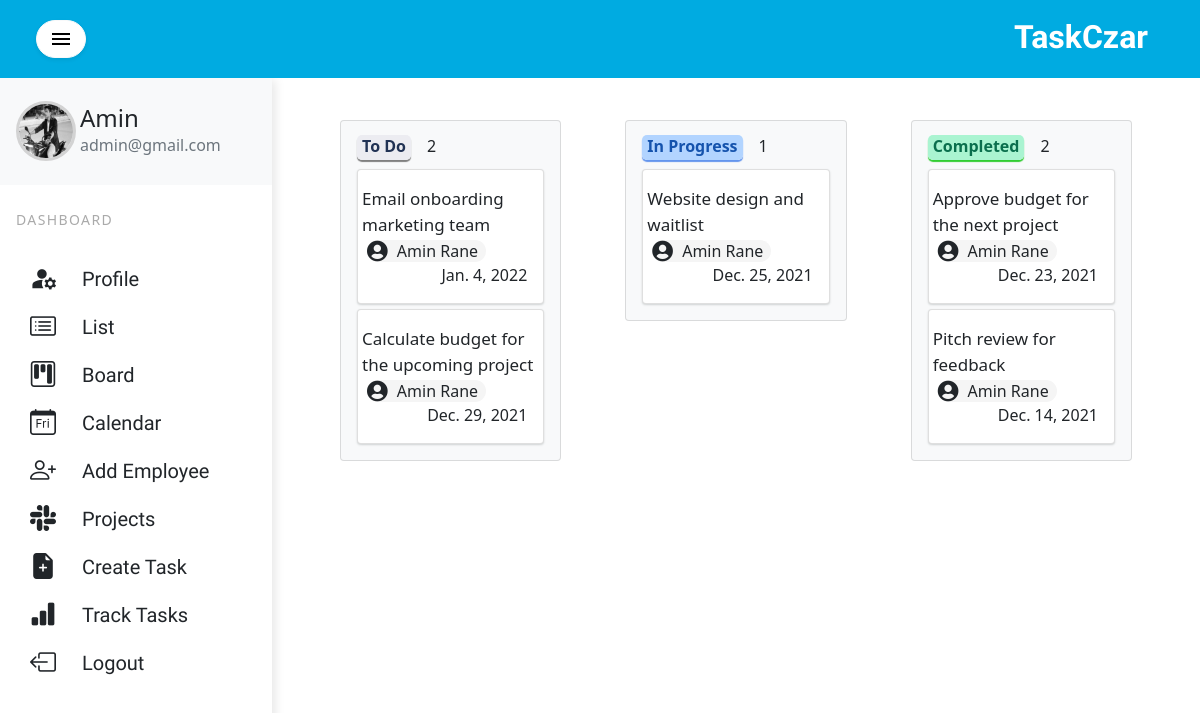
The app's page /board/ (signed in) with its own data.
### employee/models.py (models this page shows, shortened)
class Employee(AbstractUser):
    username = models.CharField(unique=True, max_length=30, blank=True, null=True)
    first_name = models.CharField(max_length=15, blank=True, null=True)
    last_name = models.CharField(max_length=15, blank=True, null=True)
    def full_name(self):
        return f'{self.first_name} {self.last_name}'
    ROLE = [
        ('Admin', 'Admin'),
        ('Project Manager', 'Project Manager'),
        ('Employee', 'Employee')
    ]
    role = models.CharField(max_length=30, choices=ROLE, null=True, blank=True)
    email = models.EmailField(blank=True, null=True)
    created_at = models.DateTimeField(auto_now_add=True)
    Gender = [
        ('Male', 'Male'),
        ('Female', 'Female'),
        ('Other', 'Other')
    ]
    gender = models.CharField(max_length=30, choices=Gender, null=True, blank=True)
    USERNAME_FIELD = 'username'
    REQUIRED_FIELDS = ["first_name", "last_name", "role"]
    def is_admin(self):
        return True if (self.role == "Admin") else False

class EmployeeProfile(models.Model):
    user = models.OneToOneField(Employee, on_delete=models.CASCADE)
    profile_picture = models.ImageField(default='user-profile-default.png', upload_to='profile_pictures')

class Task(models.Model):
    user = models.ForeignKey(Employee, null=True, on_delete=models.SET_NULL)
    assignee = models.ForeignKey(Employee, null=True, blank=True, on_delete=models.SET_NULL, related_name='assignee')
    title = models.CharField(max_length=300, null=True, blank=True)
    description = models.TextField(null=True, blank=True)
    time_created = models.DateTimeField(auto_now=True)
    due_date = models.DateField(null=True, validators=[validate_due_date])
    STATUS = [
        ('Done', 'Done'),
        ('In Progress', 'In Progress'),
        ('To Do', 'To Do')
    ]
    PRIORITY = [
        ('Critical', 'Critical'),
        ('Highest', 'Highest'),
        ('Medium', 'Medium'),
        ('Low', 'Low'),
        ('Lowest', 'Lowest'),
    ]
    priority = models.CharField(max_length=200, choices=PRIORITY, null=True, blank=True)
    status = models.CharField(max_length=200, choices=STATUS, null=True, blank=True, default='Pending')
    time_completed = models.DateTimeField(auto_now_add=True, null=True, blank=True)

### employee/views.py (the view)
# urls.py: path('board/', views.board_page, name="board"),
@login_required(login_url='login')
def board_page(request):
    pending = request.user.task_set.filter(status='To Do')
    total_pending = pending.count
    in_progress = request.user.task_set.filter(status='In Progress')
    total_progress = in_progress.count
    completed = request.user.task_set.filter(status='Done')
    total_completed = completed.count
    context = {
        'pending': pending,
        'total_pending': total_pending,
        'completed': completed,
        'total_completed': total_completed,
        'in_progress': in_progress,
        'total_progress': total_progress,
    }
    return render(request, 'employee/boards.html', context)

### employee/templates/employee/boards.html
{% extends 'employee/index.html'%}
{% load static %}
{% block content %}
<div class="row">
	<div class="col-lg-4" style="padding:2em;padding-top:0em">
		<div class="card card-body" style="background-color: #f8f9fa">
		<h6><span style="border-radius: 5px;background-color:#ececf1;color:#213254;padding:0px 5px 3px;font-weight:bold;
margin-right: 1em;box-shadow:0px 2px 1px grey">
			To Do</span>{{total_pending}}</h6>
			{% for task in pending %}
				<div class="card card-body board-content" onclick="location.href='{% url 'task-details' task.id %}'" style="margin-top:5px">
					<div class="row title" style="font-size:17px;font-weight:500">
						{{task.title}}
					</div>
					<div class="row" style="display:block">
						{%if task.assignee%}
						<div class="col-sm-auto" style="display:block;float:left;padding-left: 5px">
							<span>
								<span style="background-color:#f5f5f5;padding-right: 8px;border-radius:50px;">
								<i class="fas fa-user-circle fa-lg" style="margin-right:5px"></i>
								{{task.assignee.full_name}}
								</span>
							</span>
						</div>
						{% endif %}
						<div class="col-sm-auto" style="float:right">
						{{task.due_date}}
						</div>
					</div>
					</div>
			{% endfor %}
		</div>
	</div>
	<div class="col-lg-4" style="padding:2em;padding-top:0em">
		<div class="card card-body" style="background-color: #f8f9fa">
		<h6><span style="border-radius: 5px;background-color:#b2d4ff;color:#1553ad;padding:0px 5px 3px;font-weight:bold;
margin-right: 1em;box-shadow:0px 2px 1px cornflowerblue">
			In Progress</span>{{total_progress}}</h6>
			{% for task in in_progress %}
				<div class="card card-body board-content" onclick="location.href='{% url 'task-details' task.id %}'" style="margin-top:5px">
					<div class="row title" style="font-size:17px;font-weight:500">
						{{task.title}}
					</div>
					<div class="row" style="display:block">
						{%if task.assignee%}
						<div class="col-sm-auto" style="display:block;float:left;padding-left: 5px">
							<span>
								<span style="background-color:#f5f5f5;padding-right: 8px;border-radius:50px;">
								<i class="fas fa-user-circle fa-lg" style="margin-right:5px"></i>
								{{task.assignee.full_name}}
								</span>
							</span>
						</div>
						{% endif %}
						<div class="col-sm-auto" style="float:right">
						{{task.due_date}}
						</div>
					</div>
				</div>
			{% endfor %}
		</div>
	</div>
	<div class="col-lg-4" style="padding:2em;padding-top:0em">
		<div class="card card-body" style="background-color: #f8f9fa">
		<h6><span style="border-radius: 5px;background-color:#aaf4d1;color:#0a6f4d;padding:0px 5px 3px;font-weight:bold;
margin-right: 1em;box-shadow:0px 2px 1px limegreen">
			Completed</span>{{total_completed}}</h6>
			{% for task in completed %}
				<div class="card card-body board-content" onclick="location.href='{% url 'task-details' task.id %}'" style="margin-top:5px">
					<div class="row title" style="font-size:17px;font-weight:500">
						{{task.title}}
					</div>
					<div class="row" style="display:block">
						{%if task.assignee%}
						<div class="col-sm-auto" style="display:block;float:left;padding-left: 5px">
							<span>
								<span style="background-color:#f5f5f5;padding-right: 8px;border-radius:50px;">
								<i class="fas fa-user-circle fa-lg" style="margin-right:5px"></i>
								{{task.assignee.full_name}}
								</span>
							</span>
						</div>
						{% endif %}
						<div class="col-sm-auto" style="float:right">
						{{task.due_date}}
						</div>
					</div>
				</div>
			{% endfor %}
		</div>
	</div>
</div>
{% endblock %}

### employee/templates/employee/sidebar.html (shortened to what this page needs)
{% load static %}
<div class="vertical-nav bg-white " id="sidebar">
  <div class="py-4 px-3 mb-4 bg-light">
    <div class="media d-flex align-items-center">
        {% if request.user.employeeprofile.profile_picture.url %}
        <img class="rounded-circle" style="border: 3px solid lightgrey" height="60" width="60"
             src="{{ request.user.employeeprofile.profile_picture.url }}">
            {% else %}
      <i class="material-icons md-48">account_circle</i>
        {% endif %}
      <div class="media-body ms-1">
        <h4 class="m-0 user-name">{{request.user.first_name}}</h4>
        <p class="font-weight-normal text-muted mb-0">{{request.user.email}}</p>
      </div>
    </div>
  </div>
  <p class="text-gray font-weight-bold text-uppercase px-3 small pb-4 mb-0">Dashboard</p>
  <ul class="nav flex-column bg-white mb-0">
      <li class="nav-item side">
        <a href="{% url 'profile' %}" class="nav-link text-dark">
            <div class="row list" >
                <div class="col-sm-3 list">
                    <i class="material-icons" style="font-size:1.1em ">manage_accounts</i>
                </div>
                <div class="col-sm-9 list">
                    Profile
                </div>
            </div>
        </a>
    </li>
    <li class="nav-item  side">
        <a href="{% url 'list' %}" class="nav-link text-dark">
            <div class="row list" >
                <div class="col-sm-3 list">
                    <i class="bi bi-card-list"></i>
                </div>
                <div class="col-sm-9 list">
                    List
                </div>
            </div>
        </a>
    </li>
      <li class="nav-item side">
        <a href="{% url 'board' %}" class="nav-link side text-dark">
            <div class="row list" >
                <div class="col-sm-3 list">
                    <i class="bi bi-kanban"></i>
                </div>
                <div class="col-sm-9 list">
                   Board
                </div>
            </div>
        </a>
      </li>
      <li class="nav-item side">
        <a href="{% url 'calendar' %}" class="nav-link side text-dark">
            <div class="row list" >
                <div class="col-sm-3 list">
                    <i class="bi bi-calendar-day"></i>
                </div>
                <div class="col-sm-9 list">
                   Calendar
                </div>
            </div>
        </a>
      </li>
      {% if request.user.is_admin %}
      <li class="nav-item side">
        <a href="{% url 'register' %}" class="nav-link side text-dark">
            <div class="row list" >
                <div class="col-sm-3 list">
                    <i class="bi bi-person-plus"></i>
                </div>
                <div class="col-sm-9 list">
                   Add Employee
                </div>
            </div>
        </a>
      </li>
      <li class="nav-item side">
        <a href="{% url 'project-list' %}" class="nav-link side text-dark">
            <div class="row list" >
                <div class="col-sm-3 list">
                    <i class="bi bi-slack"></i>
                </div>
                <div class="col-sm-9 list">
                   Projects
                </div>
            </div>
        </a>
      </li>
      {% endif %}
      <li class="nav-item side">
           {% if request.user.is_admin or request.user.is_project_manager %}
        <a href="#" class="nav-link side text-dark" data-bs-toggle="modal" data-bs-target="#exampleModal">
            <div class="row list" >
                <div class="col-sm-3 list" style="padding-left:1em">
                    <i class="bi bi-file-earmark-plus-fill"></i>
                </div>
                <div class="col-sm-9 list">
                   Create Task
                </div>
            </div>
        </a>
          {% endif %}
      </li>
    {% if request.user.is_admin %}
      <li class="nav-item side">
        <a href="{% url 'employee-details' %}" class="nav-link side text-dark">
            <div class="row list" >
                <div class="col-sm-3 list">
                    <i class="bi bi-bar-chart-fill"></i>
                </div>
                <div class="col-sm-9 list">
                   Track Tasks
                </div>
            </div>
        </a>
      </li>
  {% endif %}
      <li class="nav-item side">
        <a href="{% url 'logout' %}" class="nav-link side text-dark">
            <div class="row list" >
                <div class="col-sm-3 list">
                    <i class="bi bi-box-arrow-left"></i>
                </div>
                <div class="col-sm-9 list">
                   Logout
                </div>
            </div>
        </a>
      </li>
  </ul>
</div>

### employee/templates/employee/index.html (style rules this page uses)
body { background-color: #f3efef; min-height: 100vh; overflow-x: hidden; }
.vertical-nav { min-width: 17rem; width: 17rem; height: 100vh; position: fixed; top: 4.8rem; left: 0; box-shadow: 3px 3px 10px rgba(0, 0, 0, 0.1); transition: all 0.4s; }
.text-uppercase { letter-spacing: 0.1em; }
.text-gray { color: #aaa; }
.user-name { text-transform: capitalize; }
.nav-link { text-transform: capitalize; }
.row.list { height:2em; }
.col-sm-3.list { align-items: center; font-size:26px; padding-top:3px; padding-left:1em; }
.col-sm-9.list { padding-top:2px; font-size: 20px; font-family: 'Acme', sans-serif; }
.board-content .row.title { margin-bottom:2px; }
.board-content { box-shadow:0px 1px 2px 0px rgba(91,98,98,0.25); }

### records on screen
Employee: user.employeeprofile.profile_picture (picture), user.first_name "Amin", user.email "admin@gmail.com"
Task: title "Email onboarding marketing team", assignee.full_name "Amin Rane", due_date "Jan. 4, 2022"
Task: title "Calculate budget for the upcoming project", assignee.full_name "Amin Rane", due_date "Dec. 29, 2021"
Task: title "Website design and waitlist", assignee.full_name "Amin Rane", due_date "Dec. 25, 2021"
Task: title "Approve budget for the next project", assignee.full_name "Amin Rane", due_date "Dec. 23, 2021"
Task: title "Pitch review for feedback", assignee.full_name "Amin Rane", due_date "Dec. 14, 2021"

### other values on screen
{{ total_pending }} "2"
{{ total_progress }} "1"
{{ total_completed }} "2"
